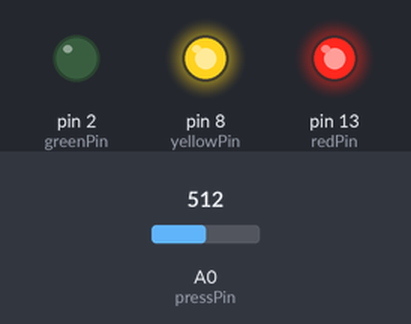
This sketch was run on a simulated Arduino Uno, built with avr-gcc and run on an emulated ATmega328P. On the bench: output pins drawn as LEDs (lit = HIGH). The inputs (shaded band) are chosen by the test bench; at power-on: A0 (pressPin) = 512.

Above: at 1.2 s.
1.3 s: A0 (pressPin) set to 479
6.1 s: A0 (pressPin) set to 446
At 10.2 s:
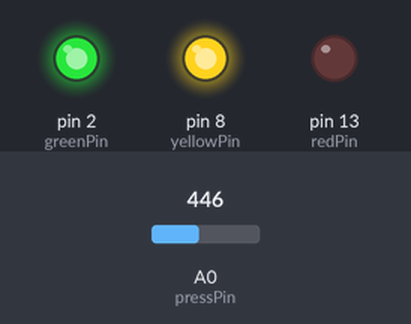
10.9 s: A0 (pressPin) set to 511
At 12.5 s:
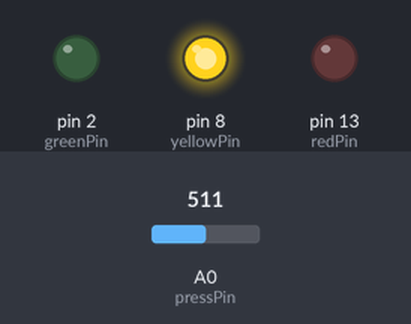
15.0 s: A0 (pressPin) set to 306
At 17.1 s:
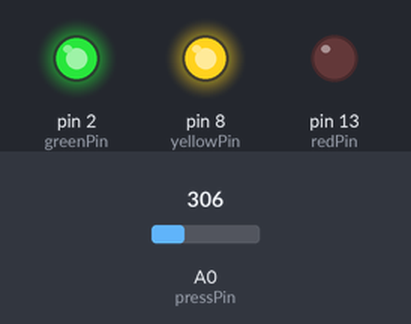
19.8 s: A0 (pressPin) set to 716
At 21.8 s:
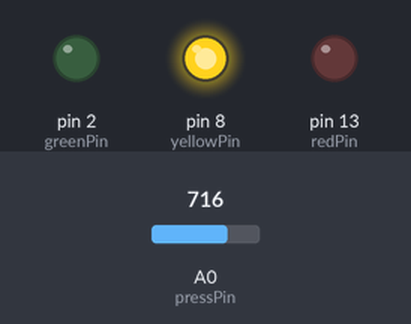
Timing chart, 0 to 24.0 s (numbered marks = the images above; inputs shaded):
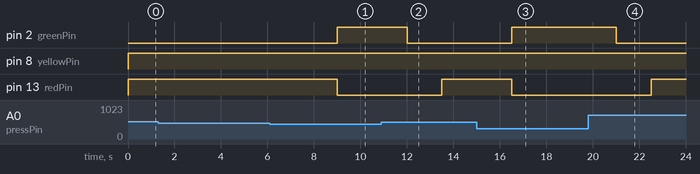

The sketch:

PressurePin.ino
```cpp
int redPin = 13;
int yellowPin = 8;
int greenPin = 2;
int delayVal = 1000;

int pressPin = 0;                      //pressure sensor to Arduino A0
int initReading;                       //variable for the initial reading,
int reading;                           //variable for storing current pressure
boolean startUp;


void setup(){
  pinMode(redPin, OUTPUT);
  pinMode(yellowPin, OUTPUT);
  pinMode(greenPin, OUTPUT);
  digitalWrite(redPin, HIGH);

initReading = 0;                    		//Initialize initReading.
reading = analogRead(pressPin); 		//Reading equals the value,
						//returned by the sensor.
startUp = true;                        		//Initialize the calibration switch to ‘on’
}


void loop(){
calibrate();                                  	//calls the function defined below

reading = analogRead(pressPin); 		//Reading equals the value,
//from the sensor
	if(reading < initReading*.9){          	//If reading is less than 90%,
     		toGreen();			//of the initial sensor value,
		}else{
		toRed();}
}

void calibrate()                          //The first thing to do in the loop,
{
if(startUp == true)                      //if the calibration switch is on (which it is),
{
initReading = reading;                //set initReading equal to the sensor
//value.
startUp = false;                         //And shut of the calibration switch.
}
}

void toGreen(){
  //digitalWrite(redPin, HIGH);
  //delay(delayVal*2);
  digitalWrite(yellowPin, HIGH);
  delay(delayVal*1.5);
  digitalWrite(redPin, LOW);
  digitalWrite(yellowPin, LOW);
  digitalWrite(greenPin, HIGH);
}

void toRed(){
  digitalWrite(greenPin, LOW);
  digitalWrite(yellowPin, HIGH);
  delay(delayVal*1.5);
  digitalWrite(yellowPin, LOW);
  digitalWrite(redPin, HIGH);
}
```

Measured:
- the behaviour switches between 461 and 460 on A0 (pressPin) (found by bisection; images 0 and 1)
- after the input at 6.1 s, pin 2 (greenPin): LOW → HIGH after 2.9 s; pin 13 (redPin): HIGH → LOW after 2.9 s
- after the input at 10.9 s, pin 2 (greenPin): HIGH → LOW after 1.1 s; pin 13 (redPin): LOW → HIGH after 2.6 s
- after the input at 15.0 s, pin 2 (greenPin): LOW → HIGH after 1.5 s; pin 13 (redPin): HIGH → LOW after 1.5 s
- after the input at 19.8 s, pin 2 (greenPin): HIGH → LOW after 1.2 s; pin 13 (redPin): LOW → HIGH after 2.7 s
